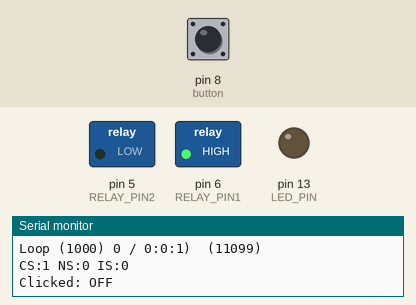
Simulated run of this sketch. Board: Arduino Uno, built with avr-gcc and run on an emulated ATmega328P. Shown: switched loads named in the sketch (green lamp = pin HIGH), output pins drawn as LEDs (lit = HIGH), the last lines printed to the serial monitor. Inputs (shaded band) come from the test bench; at power-on: pin 8 (button) HIGH.

Above: at 1.2 s.
1.3 s: pin 8 (button) pulled LOW for 0.15 s
At 2.5 s:
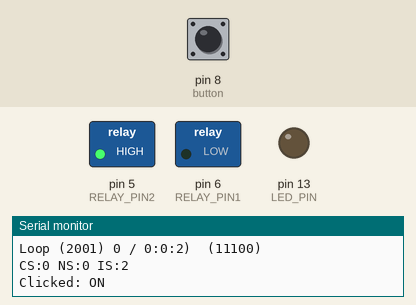
3.5 s: pin 8 (button) pulled LOW for 1 s
At 5.3 s:
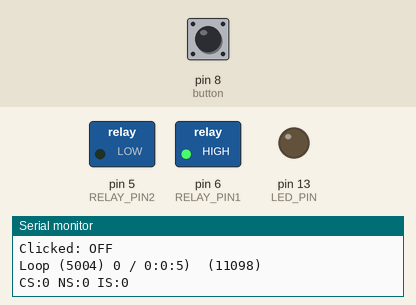
6.0 s: pin 8 (button) pulled LOW for 3.2 s
At 7.6 s:
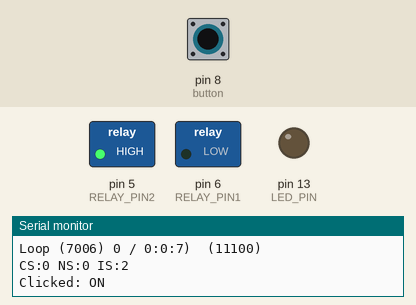
Timing chart, 0 to 9.1 s (numbered marks = the images above; inputs shaded):
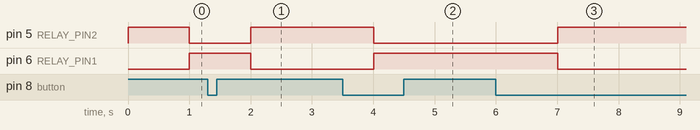

Measured:
- after the input at 1.3 s, pin 5 (RELAY_PIN2): LOW → HIGH after 0.70 s; pin 6 (RELAY_PIN1): HIGH → LOW after 0.70 s
- after the input at 3.5 s, pin 5 (RELAY_PIN2): HIGH → LOW after 0.51 s; pin 6 (RELAY_PIN1): LOW → HIGH after 0.51 s
- after the input at 6.0 s, pin 5 (RELAY_PIN2): LOW → HIGH after 1.0 s; pin 6 (RELAY_PIN1): HIGH → LOW after 1.0 s

The sketch:

machine_scheduler.ino
```cpp
#include <ezButton.h>

ezButton button(8);
const int RELAY_PIN1 = 6;
const int RELAY_PIN2 = 5;
const int LED_PIN = 13;
int current_state = LOW;
int next_state = LOW;
int important_state = 0;

unsigned long previousMillis = 0;
int seconds = 0;
int minutes = 0;
int hours = 0;
int days = 0;
int interval_on = 10800; // in seconds (180 minutes)
int interval_off = 300; // in seconds (5 minutes)
// int interval_on = 10; // in seconds
// int interval_off = 3; // in seconds
int next_off = interval_on + interval_off;


void setup() {
  pinMode(RELAY_PIN1, OUTPUT);
  pinMode(RELAY_PIN2, OUTPUT);
  pinMode(LED_BUILTIN, OUTPUT);
  pinMode(LED_PIN, OUTPUT);
  digitalWrite(LED_BUILTIN, LOW);
  Serial.begin(9600);
  button.setDebounceTime(50);

  // Set first state as HIGH (Because every app start, the button however will pressed)
  changeState(HIGH);
}

void loopingInSecond() {
  // Check if at least 1 second has passed since the previous check
  if (millis() - previousMillis >= 1000) {
    seconds++;
    if(important_state != 2){
      // Continue countdown if user not turn on machine
      next_off--;
    }else{
      // Reset if user turn on machine
      next_off = interval_on + interval_off;
    }

    if(seconds>=60){
      seconds=0;
      minutes++;
      if(minutes>=60){
        minutes=0;
        hours++;
        if(hours>=24){
          hours=0;
          days++;
        }
      }
    }

    Serial.println("Loop ("+String(millis())+") "+String(days)+" / "+String(hours)+":"+String(minutes)+":"+String(seconds)+")  ("+String(next_off)+")");
    Serial.println("CS:"+String(current_state)+" NS:"+String(next_state)+" IS:"+String(important_state));

    // Update the previous time for the next check
    previousMillis = millis();

    // Make decision to turn on/off relay
    stateDecision();
  }
}

void stateDecision() {

  if(important_state != 0){
    if(important_state == 1){
      next_state = LOW;
    }else{
      next_state = HIGH;
    }
  }else{
      // turn on switch
    if(next_off==interval_off){
      // important_state = 2;
      next_state = HIGH;
    }

    // turn off switch & reset next_off
    if(next_off==0){
      // important_state = 1;
      next_state = LOW;
      next_off = interval_on + interval_off;
    }
  }

  // Change state just when current_state different with next_state
  if (current_state != next_state) {
    changeState(next_state);
  }
}

void changeState(int newState) {
  if (newState == LOW){
    Serial.println("Clicked: OFF");
    current_state = LOW;
    // important_state = 1;

    // Remove important state if user turned off machine
    important_state = 0;

    digitalWrite(RELAY_PIN1, HIGH);
    digitalWrite(RELAY_PIN2, LOW);
  }else{
    Serial.println("Clicked: ON");
    current_state = HIGH;
    // important_state = 2;

    digitalWrite(RELAY_PIN1, LOW);
    digitalWrite(RELAY_PIN2, HIGH);
  }
}

void sendToServer(){}

// the loop function runs over and over again forever
void loop() {
  // Check if Millis reset
  if (previousMillis>=5000 & millis()<previousMillis) {
    previousMillis = 0;
  }

  button.loop();
  if(button.isPressed()){
    Serial.println("Button pressed");
    if (current_state == HIGH){
      important_state = 1;
      // changeState(HIGH);
    }else{
      important_state = 2;
      // changeState(LOW);
    }
  }

  // Count loop interval
  loopingInSecond();

  // Send api or mqtt or anything to store datetime on/off relay at server
  sendToServer();
}
```
